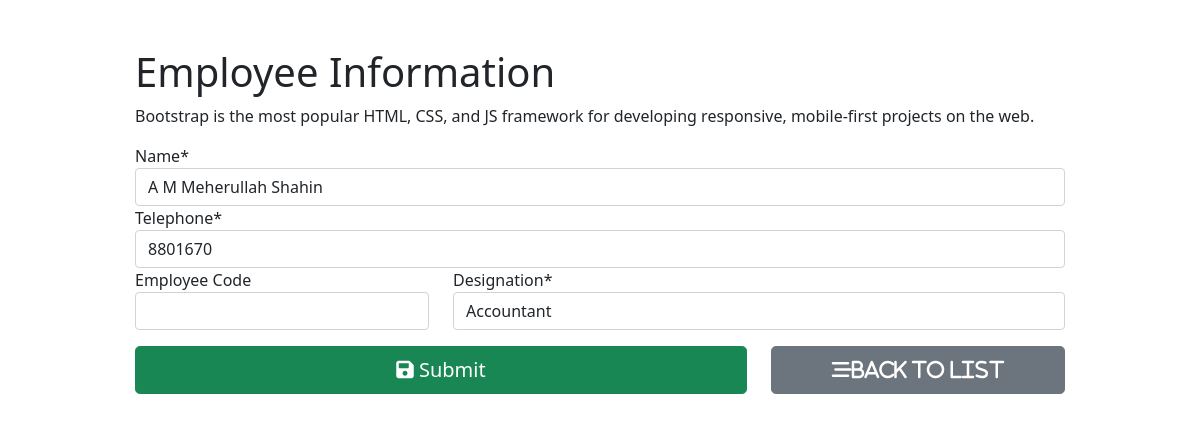
/employee/1/, run on the app's committed database.
### employee_reg/models.py (models this page shows)
class Employee(models.Model):
    fullName = models.CharField(max_length=100)
    emp_code = models.CharField(max_length=20)
    mobileNo = models.CharField(max_length=15)
    position = models.ForeignKey(Position,on_delete=models.CASCADE)

### employee_reg/views.py (the view, shortened to what this page needs)
# urls.py: path('', views.employee_form,name='employee_insert'),
def employee_form(request,id = 0):
    if request.method == "GET":
        if id == 0:
            form = EmployeeForm()
        else:
            employee = Employee.objects.get(pk = id)
            form = EmployeeForm(instance = employee)
        return render(request,'employee_reg/employee_form.html',{'form':form})

### employee_reg/forms.py
class EmployeeForm(forms.ModelForm):
    class Meta:
        model = Employee
        fields = ('fullName','mobileNo','emp_code','position')
        labels = {
            'fullName' : 'Name',
            'mobileNo' : 'Telephone',
            'emp_code':'Employee Code',
            'position': 'Designation'
        }
    def __init__(self, *args, **kwargs):
        super(EmployeeForm,self).__init__(*args, **kwargs)
        self.fields['position'].empty_label = "Select"
        self.fields['emp_code'].required = False

### employee_reg/models.py (called while the page is built)
    def __str__(self):
        return self.title

### employee_reg/templates/employee_reg/employee_form.html (shortened to what this page needs)
{% extends "employee_reg/base.html" %}
{% load crispy_forms_tags %}
{% block content %}
<form action="" method="POST" autocomplete="off">
    {{form.fullName|as_crispy_field}}
    {{form.mobileNo|as_crispy_field}}
    <div class="row">
        <div class="col-md-4">
            {{form.emp_code|as_crispy_field}}
        </div>
        <div class="col-md-8">
            {{form.position|as_crispy_field}}
        </div>
    </div>
    <div class="row pt-3">
        <div class="col-md-8 d-grid gap-2">
            <button type = "Submit" class="btn btn-success btn-block btn-lg"><i class="fas fa-save"></i> Submit</button>
        </div>
        <div class="col-md-4 d-grid gap-2">
            <a href="{% url 'employee_list' %}" class="btn btn-secondary btn-block btn-lg">
                <i class="fas fa-stream">Back To List</i>
            </a>
        </div>
    </div>
</form>
    {% endblock content %}

### data on the page
Employee: fullName "A M Meherullah Shahin", mobileNo "8801670", position "Accountant"
